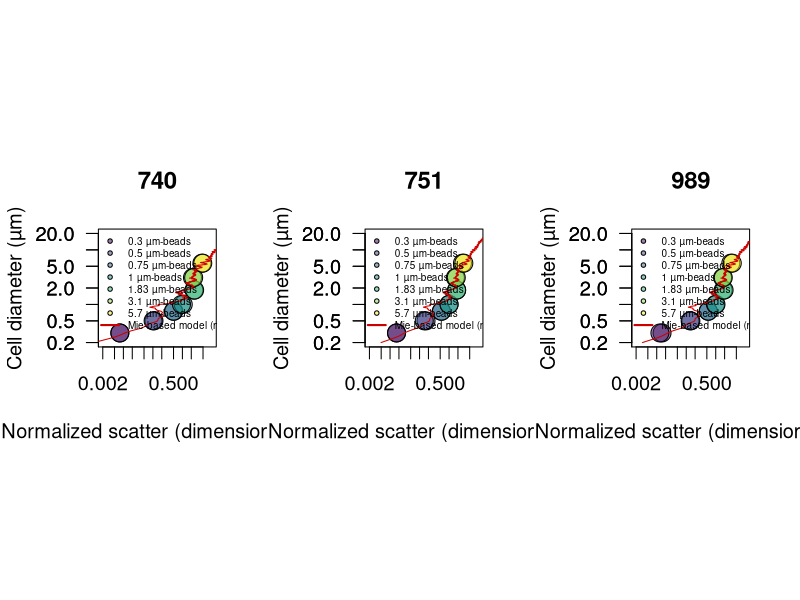

The R script that drew this image:
library(scales)
library(viridis)
path.to.git.repository <- "~/Documents/DATA/Codes/mie-theory"
setwd(path.to.git.repository)

#############################
### scatter normalization ###
#############################

beads740 <- read.csv("740-summary.csv")
beads740$fsc <- 10^((beads740$fsc.corr.high/2^16)*3.5)
id.740 <- which(beads740$size == 1) # find 1 micron beads
beads740$normalized.fsc <- beads740$fsc/mean(beads740[id.740,'fsc'])
beads740 <- beads740[order(beads740$size),]

beads989<- read.csv("989-summary.csv")
beads989$fsc <- 10^((beads989$fsc.corr.high/2^16)*3.5)
id.989 <- which(beads989$size == 1) # find 1 micron beads
beads989$normalized.fsc <- beads989$fsc/mean(beads989[id.989,'fsc'])
beads989 <- beads989[order(beads989$size),]

beads751 <- read.csv("751-summary.csv")
beads751$fsc <- 10^((beads751$fsc.corr.high/2^16)*3.5)
id.751<- which(beads751$size == 1) # find 1 micron beads
beads751$normalized.fsc <- beads751 $fsc/mean(beads751 [id.751,'fsc'])
beads751 <- beads751[order(beads751$size),]


####################
### OPTIMIZATION ###
####################
library(DEoptim)

# Mie theory fitting
# n <- c(1.35/1.3371, 1.41/1.3371) # range given in Lehmuskero et al. Progr Oceanogr 2018
mie2 <- t(read.csv("meidata-1017.csv" ,header=F)) # low
mie1 <- t(read.csv("meidata-1031.csv" ,header=F)) # fit
mie3 <- t(read.csv("meidata-1045.csv" ,header=F)) # high
mie4 <- t(read.csv("meidata-beads.csv" ,header=F)) # particle of 1 µm, index of refraction of 1.6033

# optimization routine
sigma.lsq <- function(mie, beads, params){

     c <- params[1]
     b <- params[2]
     id <- findInterval(beads$size, mie[,1])
     scatt <- (mie[id,2]/c)^b

           df <- data.frame(obs=beads$normalized.fsc, pred=scatt)
      sigma <- mean(((df$obs - df$pred)/df$obs)^2,na.rm=T)
      return(sigma)
  }



######################################################
#### compare MIE prediction with calibration beads ###
######################################################
png("Mie-beads-scatter.png",width=12, height=6, unit='in', res=400)

par(mfrow=c(1,3), pty='s', cex=1.2)

for(inst in c(740,751,989)){

# inst <- 740

### Optiomization

if(inst == 740) beads <- beads740
if(inst == 751) beads <- beads751
if(inst == 989) beads <- beads989

beads1 <- subset(beads,  size > 0.3) # run to test optimzation across range of particle size, except 0.3 microns beads not properly analyzed.

f <- function(params) sigma.lsq(mie=mie4, beads=beads1, params)
res <- DEoptim(f, lower=c(0,0), upper=c(10000,2), control=DEoptim.control(itermax=1000, reltol=1e-8,trace=100, steptol=100, strategy=2, parallelType=0))
print(res$optim$bestval)
params <- res$optim$bestmem # optimized 'c' and 'b' values
print(params)


### CREATE LOOKUP TABLE
#d <- 0.220; e <- 1 # LINEAR Shalapyonok et al. 2001; 0.220 (Li et al. 1992, Veldhuis et al. 2004, and more studies agreed with 220 fg C um-3)
#d <- 0.54; e <- 0.85 # EXPO Roy, S., Sathyendranath, S. & Platt, T. Size-partitioned phytoplankton carbon and carbon-to-chlorophyll ratio from ocean colour by an absorption-based bio-optical algorithm. Remote Sens. Environ. 194, 177–189 (2017).
d <- 0.216; e <- 0.939 # EXPO Roy, 1. Menden-Deuer, S. & Lessard, E. J. Carbon to volume relationships for dinoflagellates, diatoms, and other protist plankton. Limnol. Oceanogr. 45, 569–579 (2000).

max.scatter <- 20
min.scatter <- 0.00001

b <- params[2]
c <- params[1]
scatter <- 10^(seq(log10(min(mie1[,2]/c)), log10(max(mie3[,2]/c)),length.out=10000))

s1 <- approx((mie1[,2]/c)^b, mie1[,1], xout=scatter)
s2 <- approx((mie2[,2]/c)^b, mie2[,1], xout=scatter)
s3 <- approx((mie3[,2]/c)^b, mie3[,1], xout=scatter)
s4 <- approx((mie1[,2]/c)^b, d*(4/3*pi*(0.5*mie1[,1])^3)^e, xout=scatter)
s5 <- approx((mie2[,2]/c)^b, d*(4/3*pi*(0.5*mie2[,1])^3)^e, xout=scatter)
s6 <- approx((mie3[,2]/c)^b, d*(4/3*pi*(0.5*mie3[,1])^3)^e, xout=scatter)

		if(inst == 740){mie_740 <- data.frame(cbind(scatter=s1$x,
                                                  diam_740_mid=s1$y,diam_740_upr=s2$y,diam_740_lwr = s3$y,
                                                  Qc_740_mid=s4$y, Qc_740_upr=s5$y, Qc_740_lwr=s6$y))
                      	mie_740 <- subset(mie_740, scatter >= min.scatter & scatter <= max.scatter)
                     	}

        if(inst == 751){mie_751 <- data.frame(cbind(scatter=s1$x,
                                                  diam_751_mid=s1$y,diam_751_upr=s2$y,diam_751_lwr = s3$y,
                                                  Qc_751_mid=s4$y, Qc_751_upr=s5$y, Qc_751_lwr=s6$y))
                      	mie_751 <- subset(mie_751, scatter >= min.scatter & scatter <= max.scatter)
                      	}
	    if(inst == 989){mie_989 <- data.frame(cbind(scatter=s1$x,
                                                  diam_989_mid=s1$y,diam_989_upr=s2$y,diam_989_lwr = s3$y,
                                                  Qc_989_mid=s4$y, Qc_989_upr=s5$y, Qc_989_lwr=s6$y))
                      	mie_989 <- subset(mie_989, scatter >= min.scatter & scatter <= max.scatter)
						}

plot(beads$normalized.fsc, beads$size,log='xy', xaxt='n',xlim=c(0.002,10), ylim=c(0.2,20), bg=alpha(viridis(nrow(beads)),0.5),cex=2, pch=21, xlab="Normalized scatter (dimensionless)", ylab="Cell diameter (µm)", las=1, main=paste(inst))
axis(1, at=c(0.002,0.005,0.01,0.02,0.05,0.1,0.2,0.5,1,2,5))
axis(2, at=c(0.1,0.2,0.5,1,2,5,10,20),las=1)
lines((mie4[,2]/c)^b, mie4[,1], col='red3')
legend("topleft",cex=0.5, legend=c(paste(unique(beads$size), 'µm-beads'), "Mie-based model (n = 1.6003)"), bty='n', pch=c(rep(21,nrow(beads)/2), NA), lwd=c(rep(NA,nrow(beads)/2), 2),col=c(rep(1,nrow(beads)/2),'red3'), pt.bg=alpha(c(viridis(nrow(beads)/2), 'red3'),0.5))

}

dev.off()



mie <- data.frame(cbind(mie_740[,], mie_751[,-1], mie_989[,-1]))

write.csv(mie, "calibrated-mie.csv", row.names=F, quote=F)
